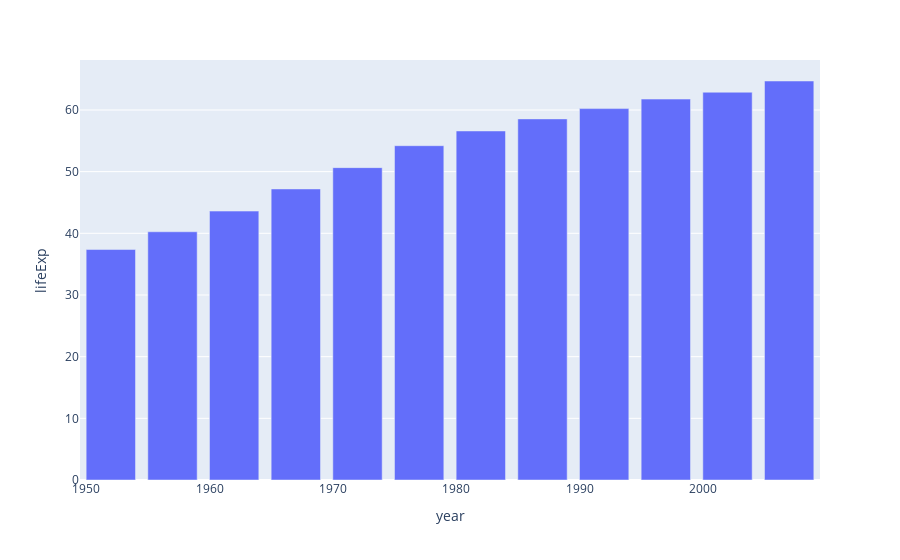

Notebook cell for this chart:
### Code cell
px.bar(dfc, 'year', 'lifeExp')

### Figure 1 — Plotly figure (JSON) as saved in the notebook; plotly's stock layout.template omitted (floating-point values rounded to 4 significant figures)
{"data": [{"alignmentgroup": "True", "hovertemplate": "year=%{x}<br>lifeExp=%{y}<extra></extra>", "legendgroup": "", "marker": {"color": "#636efa", "pattern": {"shape": ""}}, "name": "", "offsetgroup": "", "orientation": "v", "showlegend": false, "textposition": "auto", "type": "bar", "x": [1952, 1957, 1962, 1967, 1972, 1977, 1982, 1987, 1992, 1997, 2002, 2007], "xaxis": "x", "y": [37.37, 40.25, 43.6, 47.19, 50.65, 54.21, 56.6, 58.55, 60.22, 61.77, 62.88, 64.7], "yaxis": "y"}], "layout": {"barmode": "relative", "legend": {"tracegroupgap": 0}, "margin": {"t": 60}, "xaxis": {"anchor": "y", "domain": [0, 1], "title": {"text": "year"}}, "yaxis": {"anchor": "x", "domain": [0, 1], "title": {"text": "lifeExp"}}}}
